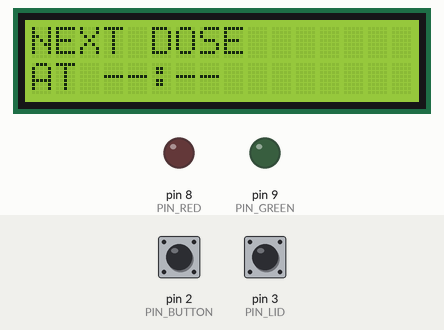
A sketch run on a simulated Arduino Uno, built with avr-gcc and run on an emulated ATmega328P. Parts: 16×2 character LCD, output pins drawn as LEDs (lit = HIGH). Dashed ring = blinking. The test bench sets the inputs (shaded band); at power-on: pin 2 (PIN_BUTTON) HIGH, pin 3 (PIN_LID) HIGH. What the sketch prints to the serial monitor is not drawn.

Above: at 1.2 s.
1.3 s: pin 2 (PIN_BUTTON) pulled LOW for 0.15 s
At 1.55 s:
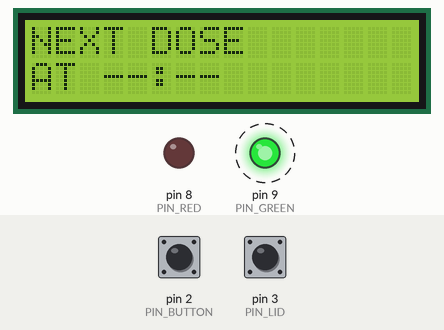
5.2 s: pin 2 (PIN_BUTTON) pulled LOW for 1 s
At 6.6 s:
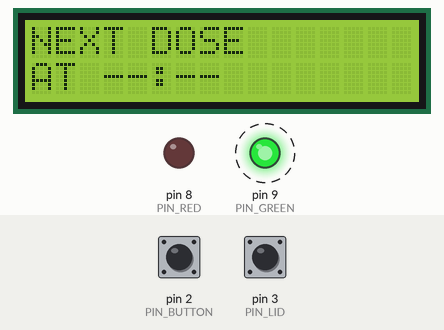
6.8 s: pin 2 (PIN_BUTTON) pulled LOW for 3.2 s
At 11.7 s:
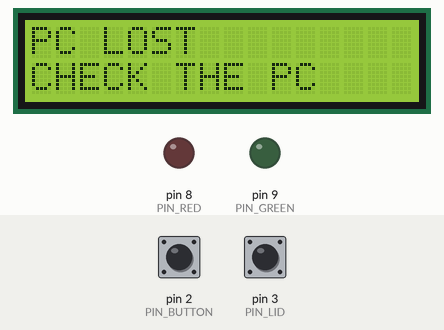
Timing chart, 0 to 13.2 s (numbered marks = the images above; inputs shaded):
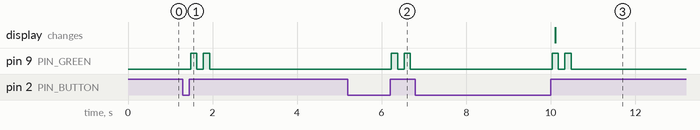

Measured:
- after the input at 1.3 s, pin 9 (PIN_GREEN): alternates HIGH for 0.15 s and LOW for 0.15 s, 4 changes in all, then stays LOW, starting after 0.18 s
- after the input at 5.2 s, pin 9 (PIN_GREEN): alternates HIGH for 0.15 s and LOW for 0.15 s, starting after 1.0 s
- after the input at 6.8 s, pin 9 (PIN_GREEN): alternates HIGH for 0.15 s and LOW for 0.15 s, 4 changes in all, then stays LOW, starting after 3.2 s

The sketch:

pillbox.ino
```cpp
// 약 복용 확인 상자 · UNO 호환 R3 · 115200 줄 단위 JSON
// 핀: 빨강 D8, 초록 D9, 버튼 D2, 기울기 D3, LCD I2C A4/A5. D0/D1은 USB 시리얼용으로 비움.
#include <Wire.h>
#include <hd44780.h>
#include <hd44780ioClass/hd44780_I2Cexp.h>

const byte PIN_RED = 8, PIN_GREEN = 9, PIN_BUTTON = 2, PIN_LID = 3;
// 실물에서 뚜껑을 열었을 때 읽히는 값. 시리얼로 확인 후 반대면 LOW로 바꾼다.
const byte LID_OPEN_LEVEL = HIGH;
const unsigned long LID_DEBOUNCE = 50, BUTTON_DEBOUNCE = 30, PC_TIMEOUT = 10000, GREEN_MS = 10000;

hd44780_I2Cexp lcd;
bool lcdReady = false;

byte remind = 0, done = 0, window = 0, msg = 0;
bool pcLost = false;
unsigned long lastCmd = 0, lastState = 0, blink2Start = 0, greenStart = 0;
bool blink2 = false, greenOn = false;  // 초록은 확인 버튼 뒤 10초만 켠다
int doseHHMM = -1, takenHHMM = -1;     // PC가 알려 주는 복용·확인 시각 (보드엔 시계가 없음)

bool lidOpen = false; byte lidRaw; unsigned long lidChanged = 0;
bool btnDown = false; byte btnRaw; unsigned long btnChanged = 0;

char buf[33]; byte len = 0; bool overflow = false;

// "08:00" 또는 "--:--"
void fmtTime(char* out, int hhmm) {
  if (hhmm < 0) strcpy(out, "--:--");
  else snprintf(out, 6, "%02d:%02d", hhmm / 100, hhmm % 100);
}

// LCD 화면: 0 다음 복용, 1 복용 시간, 2 완료, 3 PC 끊김, 4 복용 지남
void showMsg(byte m) {
  if (!lcdReady) return;
  char t[6], l1[17], l2[17];
  fmtTime(t, m == 2 ? takenHHMM : doseHHMM);
  switch (m) {
    case 0: strcpy(l1, "NEXT DOSE"); snprintf(l2, 17, "AT %s", t); break;
    case 1: strcpy(l1, "MEDICINE TIME!"); snprintf(l2, 17, "DOSE %s NOW", t); break;
    case 2: strcpy(l1, "DONE TODAY  :)");
            if (takenHHMM >= 0) snprintf(l2, 17, "TAKEN AT %s", t); else strcpy(l2, "WELL DONE"); break;
    case 3: strcpy(l1, "PC LOST"); strcpy(l2, "CHECK THE PC"); break;
    default: snprintf(l1, 17, "OVERDUE   %s", t); strcpy(l2, "PRESS BUTTON"); break;
  }
  lcd.clear();
  lcd.print(l1);
  lcd.setCursor(0, 1);
  lcd.print(l2);
}

void sendAck(long req) {
  Serial.print(F("{\"v\":1,\"type\":\"ack\",\"request\":")); Serial.print(req); Serial.println(F(",\"applied\":true}"));
}

void sendError(long req, const __FlashStringHelper* code) {
  Serial.print(F("{\"v\":1,\"type\":\"error\",\"request\":")); Serial.print(req);
  Serial.print(F(",\"code\":\"")); Serial.print(code); Serial.println(F("\"}"));
}

void sendEvent(const __FlashStringHelper* ev) {
  Serial.print(F("{\"v\":1,\"type\":\"event\",\"event\":\"")); Serial.print(ev);
  Serial.print(F("\",\"ms\":")); Serial.print(millis()); Serial.println('}');
}

void sendState(long req) {
  Serial.print(F("{\"v\":1,\"type\":\"state\",\"profile\":\"PILL\",\"request\":")); Serial.print(req);
  Serial.print(F(",\"ms\":")); Serial.print(millis());
  Serial.print(F(",\"lid_open\":")); Serial.print(lidOpen ? F("true") : F("false"));
  Serial.print(F(",\"button_pressed\":")); Serial.print(btnDown ? F("true") : F("false"));
  Serial.print(F(",\"remind\":")); Serial.print(remind);
  Serial.print(F(",\"done\":")); Serial.print(done);
  Serial.print(F(",\"msg\":")); Serial.print(msg);
  Serial.print(F(",\"lcd_ready\":")); Serial.print(lcdReady ? F("true") : F("false"));
  Serial.println('}');
}

// "요청번호 명령 [인수]"
void handleLine() {
  char* tok = strtok(buf, " ");
  long req = tok ? atol(tok) : 0;
  if (req < 1 || req > 65535) { sendError(0, F("bad_request")); return; }
  char* cmd = strtok(NULL, " ");
  char* arg = strtok(NULL, " ");
  long v = arg ? atol(arg) : -1;
  bool binArg = arg && (strcmp(arg, "0") == 0 || strcmp(arg, "1") == 0);

  lastCmd = millis();
  if (pcLost) { pcLost = false; showMsg(msg); }

  if (!cmd) { sendError(req, F("bad_command")); return; }
  if (strcmp(cmd, "PING") == 0) sendAck(req);
  else if (strcmp(cmd, "STATUS") == 0) sendState(req);
  else if (strcmp(cmd, "STOP") == 0) { remind = 0; done = 0; msg = 0; greenOn = false; showMsg(msg); sendAck(req); }
  else if (strcmp(cmd, "REMIND") == 0 && binArg) { remind = v; sendAck(req); }
  else if (strcmp(cmd, "DONE") == 0 && binArg) { done = v; sendAck(req); }
  else if (strcmp(cmd, "WINDOW") == 0 && binArg) { window = v; sendAck(req); }
  else if (strcmp(cmd, "MSG") == 0 && arg && v >= 0 && v <= 4 && strlen(arg) == 1) { msg = v; showMsg(msg); sendAck(req); }
  else if ((strcmp(cmd, "DOSE") == 0 || strcmp(cmd, "TAKEN") == 0) && arg && v >= -1 && v <= 2359 && (v < 0 || v % 100 < 60)) {
    if (cmd[0] == 'D') doseHHMM = v; else takenHHMM = v;
    if (!pcLost) showMsg(msg);
    sendAck(req);
  }
  else sendError(req, F("bad_command"));
}

void readSerial() {
  while (Serial.available()) {
    char c = Serial.read();
    if (c == '\r') continue;
    if (c == '\n') {
      if (overflow) sendError(0, F("bad_request"));
      else if (len) { buf[len] = 0; handleLine(); }
      len = 0; overflow = false;
    } else if (len < sizeof(buf) - 1) buf[len++] = c;
    else overflow = true;
  }
}

void readInputs(unsigned long now) {
  byte r = digitalRead(PIN_LID);
  if (r != lidRaw) { lidRaw = r; lidChanged = now; }
  bool open = (lidRaw == LID_OPEN_LEVEL);
  if (open != lidOpen && now - lidChanged >= LID_DEBOUNCE) {
    lidOpen = open;
    if (open) sendEvent(F("lid_open")); else sendEvent(F("lid_close"));
  }

  byte b = digitalRead(PIN_BUTTON);
  if (b != btnRaw) { btnRaw = b; btnChanged = now; }
  bool down = (btnRaw == LOW);
  if (down != btnDown && now - btnChanged >= BUTTON_DEBOUNCE) {
    btnDown = down;
    if (!down) {  // 뗄 때 한 번
      sendEvent(F("press"));
      if (window) {  // PC 응답 전에도 현장에서 바로 보이게
        if (!done) takenHHMM = -1;  // 그날 첫 확인일 때만. 두 번째 누름은 PC가 시각을 다시 보내지 않음
        done = 1; remind = 0; msg = 2;
        greenOn = true; greenStart = now;
        if (!pcLost) showMsg(msg);
      } else { blink2 = true; blink2Start = now; }
    }
  }
}

void updateOutputs(unsigned long now) {
  if (greenOn && now - greenStart >= GREEN_MS) greenOn = false;
  bool green = greenOn;
  if (blink2) {
    unsigned long t = now - blink2Start;
    if (t >= 600) blink2 = false;
    else green = (t / 150) % 2 == 0;  // 150ms 켜짐·꺼짐 두 번
  }
  digitalWrite(PIN_GREEN, green);
  digitalWrite(PIN_RED, remind && !pcLost && (now / 500) % 2 == 0);
}

void setup() {
  pinMode(PIN_RED, OUTPUT); pinMode(PIN_GREEN, OUTPUT);
  digitalWrite(PIN_RED, LOW); digitalWrite(PIN_GREEN, LOW);
  pinMode(PIN_BUTTON, INPUT_PULLUP); pinMode(PIN_LID, INPUT_PULLUP);
  Serial.begin(115200);
  // LCD 선이 빠지거나 전원이 없으면 I2C가 멈춰 상자 전체가 멈춘다. 시간 제한을 걸어 LCD 없이도 동작하게 한다.
  Wire.begin();
  Wire.setWireTimeout(25000, true);
  lcdReady = lcd.begin(16, 2) == 0;
  showMsg(0);
  lidRaw = digitalRead(PIN_LID); lidOpen = (lidRaw == LID_OPEN_LEVEL);
  btnRaw = digitalRead(PIN_BUTTON);
  lastCmd = millis();
}

void loop() {
  unsigned long now = millis();
  readSerial();
  readInputs(now);
  // readSerial 안에서 lastCmd가 now보다 커질 수 있으므로 millis()를 다시 읽는다
  if (!pcLost && millis() - lastCmd > PC_TIMEOUT) { pcLost = true; showMsg(3); }
  updateOutputs(now);
  if (now - lastState >= 1000) { lastState = now; sendState(0); }
}
```
